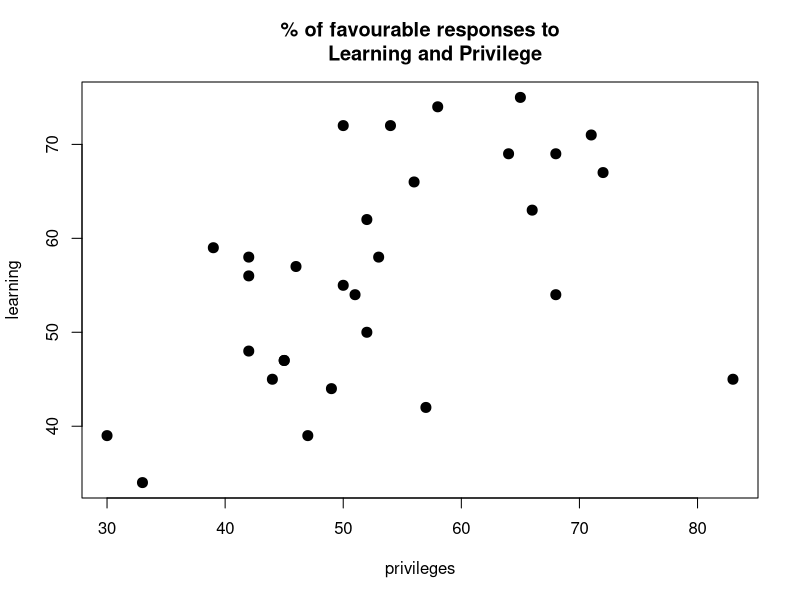
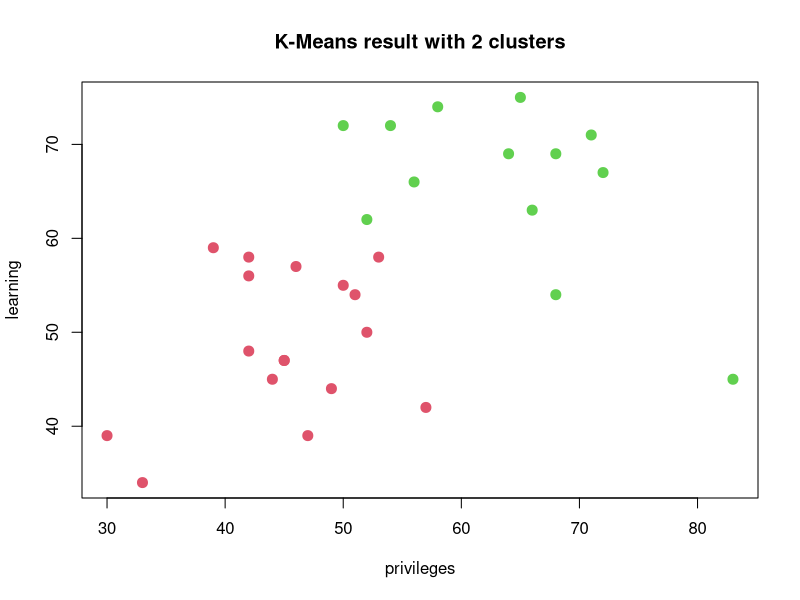
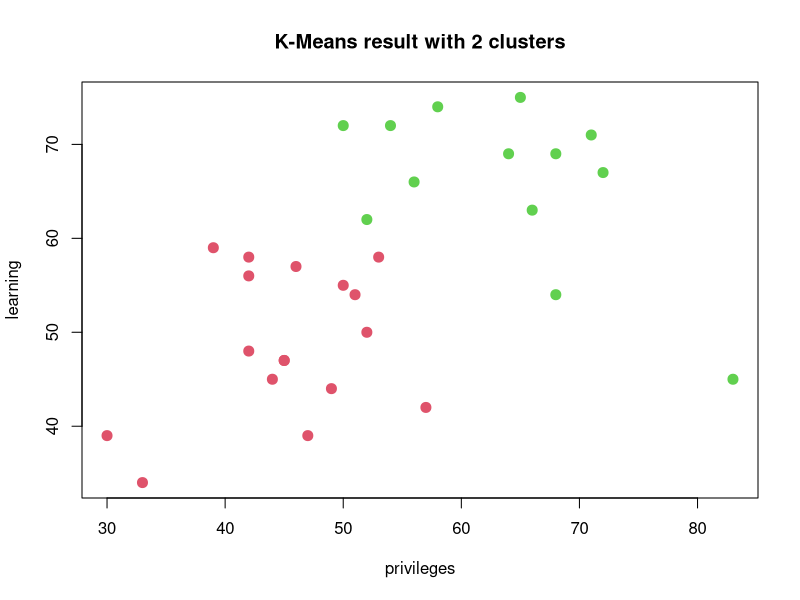
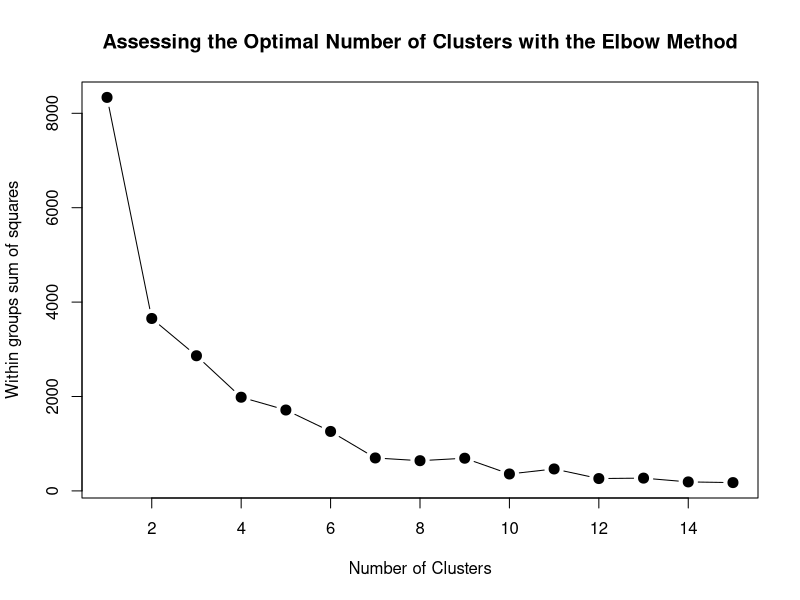
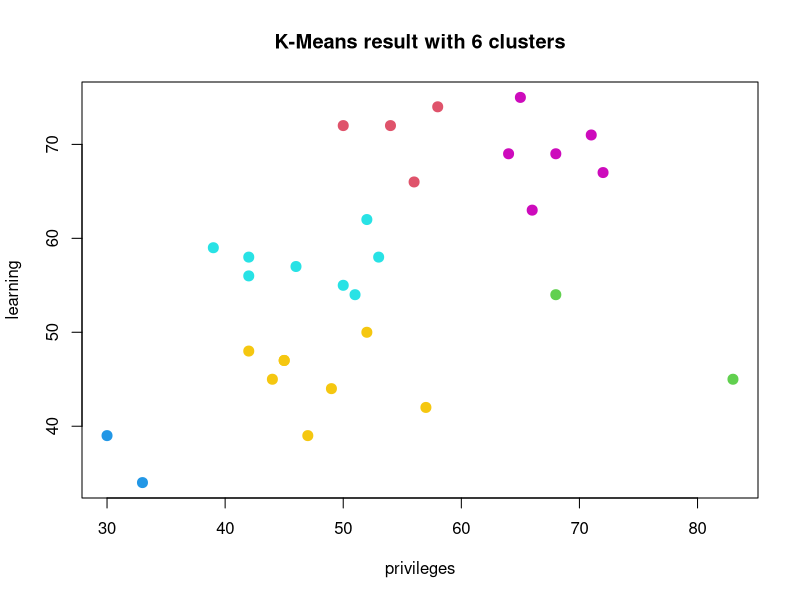

Write R code to recreate these figures, in order.
library(datasets)
str(attitude)
summary(attitude)

dat = attitude[,c(3,4)]
plot(dat, main = "% of favourable responses to
     Learning and Privilege", pch =20, cex =2)

set.seed(7)
km1 = kmeans(dat, 2, nstart=100)

# Plot results
plot(dat, col =(km1$cluster +1) , main="K-Means result with 2 clusters", pch=20, cex=2)

set.seed(7)
km1 = kmeans(dat, 2, nstart=100)

# Plot results
plot(dat, col =(km1$cluster +1) , main="K-Means result with 2 clusters", pch=20, cex=2)

mydata <- dat
wss <- (nrow(mydata)-1)*sum(apply(mydata,2,var))
for (i in 2:15) wss[i] <- sum(kmeans(mydata,
                                     centers=i)$withinss)
plot(1:15, wss, type="b", xlab="Number of Clusters",
     ylab="Within groups sum of squares",
     main="Assessing the Optimal Number of Clusters with the Elbow Method",
     pch=20, cex=2)

set.seed(7)
km2 = kmeans(dat, 6, nstart=100)

# Examine the result of the clustering algorithm
km2

plot(dat, col =(km2$cluster +1) , main="K-Means result with 6 clusters", pch=20, cex=2)
